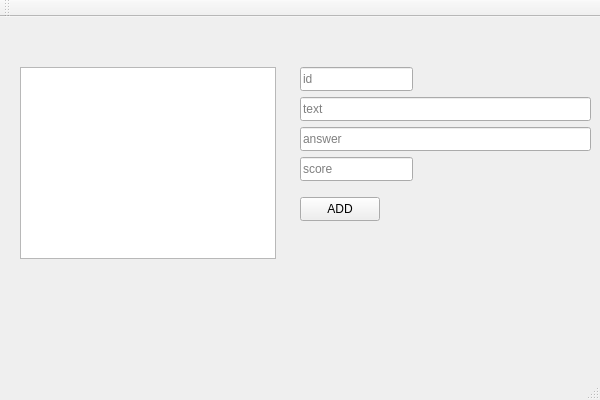
<?xml version="1.0" encoding="UTF-8"?>
<ui version="4.0">
 <class>PresenterWindowClass</class>
 <widget class="QMainWindow" name="PresenterWindowClass">
  <property name="geometry">
   <rect>
    <x>0</x>
    <y>0</y>
    <width>600</width>
    <height>400</height>
   </rect>
  </property>
  <property name="windowTitle">
   <string>PresenterWindow</string>
  </property>
  <widget class="QWidget" name="centralWidget">
   <widget class="QListWidget" name="listWidget">
    <property name="geometry">
     <rect>
      <x>20</x>
      <y>50</y>
      <width>256</width>
      <height>192</height>
     </rect>
    </property>
   </widget>
   <widget class="QLineEdit" name="idInput">
    <property name="geometry">
     <rect>
      <x>300</x>
      <y>50</y>
      <width>113</width>
      <height>24</height>
     </rect>
    </property>
    <property name="placeholderText">
     <string>id</string>
    </property>
   </widget>
   <widget class="QLineEdit" name="txtInput">
    <property name="geometry">
     <rect>
      <x>300</x>
      <y>80</y>
      <width>291</width>
      <height>24</height>
     </rect>
    </property>
    <property name="placeholderText">
     <string>text</string>
    </property>
   </widget>
   <widget class="QLineEdit" name="ansInput">
    <property name="geometry">
     <rect>
      <x>300</x>
      <y>110</y>
      <width>291</width>
      <height>24</height>
     </rect>
    </property>
    <property name="placeholderText">
     <string>answer</string>
    </property>
   </widget>
   <widget class="QLineEdit" name="scoreInput">
    <property name="geometry">
     <rect>
      <x>300</x>
      <y>140</y>
      <width>113</width>
      <height>24</height>
     </rect>
    </property>
    <property name="placeholderText">
     <string>score</string>
    </property>
   </widget>
   <widget class="QPushButton" name="addBtn">
    <property name="geometry">
     <rect>
      <x>300</x>
      <y>180</y>
      <width>80</width>
      <height>24</height>
     </rect>
    </property>
    <property name="text">
     <string>ADD</string>
    </property>
   </widget>
  </widget>
  <widget class="QMenuBar" name="menuBar">
   <property name="geometry">
    <rect>
     <x>0</x>
     <y>0</y>
     <width>600</width>
     <height>21</height>
    </rect>
   </property>
  </widget>
  <widget class="QToolBar" name="mainToolBar">
   <attribute name="toolBarArea">
    <enum>TopToolBarArea</enum>
   </attribute>
   <attribute name="toolBarBreak">
    <bool>false</bool>
   </attribute>
  </widget>
  <widget class="QStatusBar" name="statusBar"/>
 </widget>
 <layoutdefault spacing="6" margin="11"/>
 <resources/>
 <connections/>
</ui>
